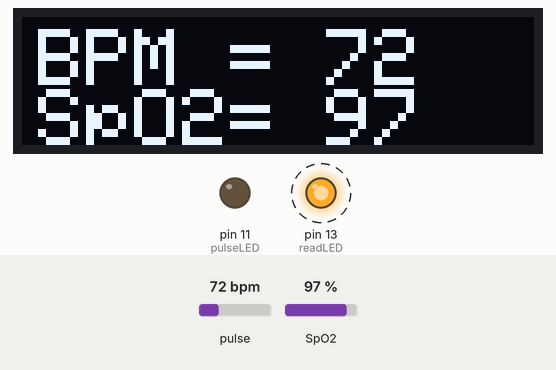
This sketch was run on a simulated Arduino Uno, built with avr-gcc and run on an emulated ATmega328P. On the bench: 128×32 one-colour display, output pins drawn as LEDs (lit = HIGH). Dashed ring = blinking. The inputs (shaded band) are chosen by the test bench; at power-on: pulse 72 bpm, SpO2 97 %. The display library's start-up logo is not drawn.

Above: at 10.61 s.
10.8 s: pulse set to 42 bpm
At 12.05 s:
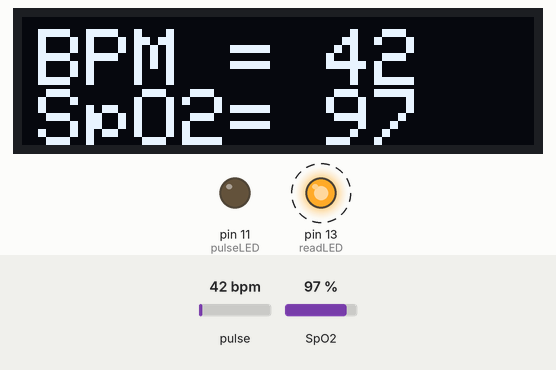
12.6 s: SpO2 set to 80 %
At 13.89 s:
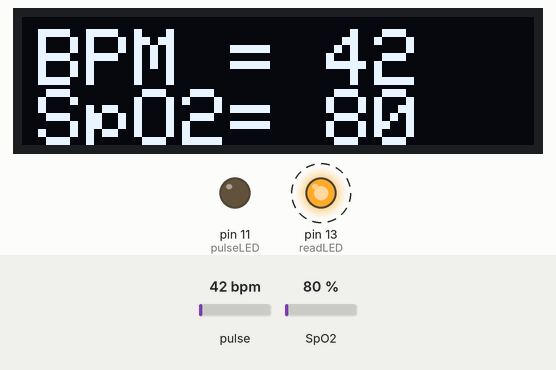
14.6 s: pulse set to 70 bpm
At 15.81 s:
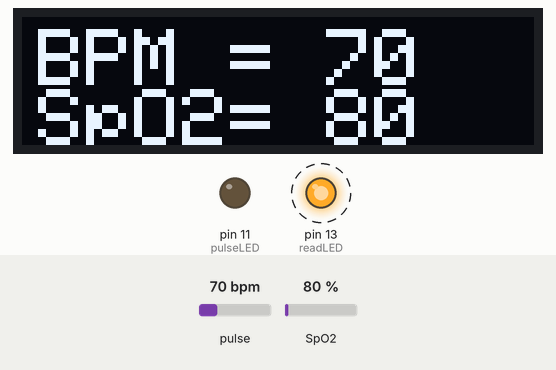
16.6 s: SpO2 set to 85 %
At 17.65 s:
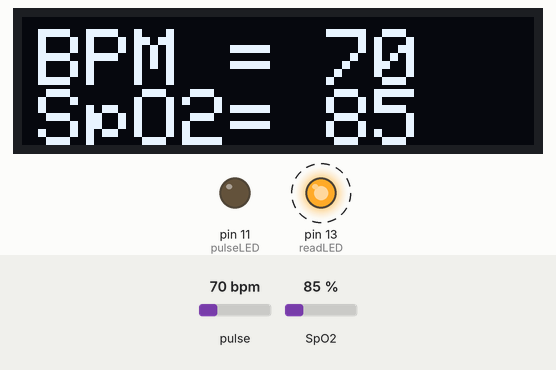
Timing chart, 0 to 19.6 s (numbered marks = the images above; inputs shaded):
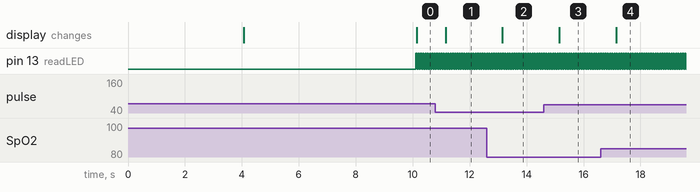

Measured:
- after the input at 10.8 s, the display: changes after 0.35 s (image 1)
- after the input at 12.6 s, the display: changes after 0.55 s (image 2)
- after the input at 14.6 s, the display: changes after 0.55 s (image 3)
- after the input at 16.6 s, the display: changes after 0.55 s (image 4)

The sketch:

SPO2_con_OLE.ino
```cpp
// (licence header left out)
#include <Wire.h>
#include "MAX30105.h"
#include "spo2_algorithm.h"
#include <Adafruit_SSD1306.h>
//#include <Adafruit_SSD1306.h>
//#include <splash.h>

#define SCREEN_WIDTH 128 // OLED display width, in pixels
#define SCREEN_HEIGHT 32 // OLED display height, in pixels
#define OLED_RESET     -1

MAX30105 particleSensor;
Adafruit_SSD1306 display(SCREEN_WIDTH, SCREEN_HEIGHT, &Wire, OLED_RESET);

#define MAX_BRIGHTNESS 255

#if defined(__AVR_ATmega328P__) || defined(__AVR_ATmega168__)
//Arduino Uno doesn't have enough SRAM to store 100 samples of IR led data and red led data in 32-bit format
//To solve this problem, 16-bit MSB of the sampled data will be truncated. Samples become 16-bit data.
uint16_t irBuffer[100]; //infrared LED sensor data
uint16_t redBuffer[100];  //red LED sensor data
#else
uint32_t irBuffer[100]; //infrared LED sensor data
uint32_t redBuffer[100];  //red LED sensor data
#endif

int32_t bufferLength; //data length
int32_t spo2; //SPO2 value
int8_t validSPO2; //indicator to show if the SPO2 calculation is valid
int32_t heartRate; //heart rate value
int8_t validHeartRate; //indicator to show if the heart rate calculation is valid

byte pulseLED = 11; //Must be on PWM pin
byte readLED = 13; //Blinks with each data read

//Pantalla
int TextSize=1; //tamaño del texto a imprimir
bool TextInverted=false; //false=Texto normal, true=Texto invertido
String Texto; //Texto a imprimir
int TextX; //Ubicacion en X del texto
int TextY; //Ubicacion en Y del texto
bool ClearScreen=false; //Limpiar pantalla


void setup()
{
    Serial.begin(115200); // initialize serial communication at 115200 bits per second:
    //Serial.print("Inicio");

  //Iniciand la pantalla
  if(!display.begin(SSD1306_SWITCHCAPVCC, 0x3C)) { // Address 0x3C for 128x32
  Serial.print("SSD1306 allocation failed");
    for(;;); // Don't proceed, loop forever
  }
  //Serial.print("Pantalla");
  // Show initial display buffer contents on the screen --
  // the library initializes this with an Adafruit splash screen.
  display.display(); //Requerido por Adafruit Copywrite
  delay(2000); // Pause for 2 seconds

  // Clear the buffer
  display.clearDisplay();
  // Show the display buffer on the screen. You MUST call display() after
  // drawing commands to make them visible on screen!
  display.display();
  delay(2000);

  //Impresion de prueba
  display.clearDisplay();
  PrintText(1,4,3,"Iniciando...");
  //display.drawRect(1, 1, 126,31, WHITE);
  display.display();
  delay(2000);

  pinMode(pulseLED, OUTPUT);
  pinMode(readLED, OUTPUT);

  // Initialize sensor
  if (!particleSensor.begin(Wire, I2C_SPEED_FAST)) //Use default I2C port, 400kHz speed
  {
    Serial.println(F("MAX30105 was not found. Please check wiring/power."));
    while (1);
  }

  //Serial.println(F("Attach sensor to finger with rubber band. Press any key to start conversion"));
  //while (Serial.available() == 0) ; //wait until user presses a key
  //Serial.read();

  byte ledBrightness = 60; //Options: 0=Off to 255=50mA
  byte sampleAverage = 4; //Options: 1, 2, 4, 8, 16, 32
  byte ledMode = 2; //Options: 1 = Red only, 2 = Red + IR, 3 = Red + IR + Green
  byte sampleRate = 100; //Options: 50, 100, 200, 400, 800, 1000, 1600, 3200
  int pulseWidth = 411; //Options: 69, 118, 215, 411
  int adcRange = 4096; //Options: 2048, 4096, 8192, 16384

  particleSensor.setup(ledBrightness, sampleAverage, ledMode, sampleRate, pulseWidth, adcRange); //Configure sensor with these settings
}

void loop()
{
  bufferLength = 100; //buffer length of 100 stores 4 seconds of samples running at 25sps

  //read the first 100 samples, and determine the signal range
  //Serial.print("Reading first 100 samples...");
  for (byte i = 0 ; i < bufferLength ; i++)
  {
    while (particleSensor.available() == false) //do we have new data?
      particleSensor.check(); //Check the sensor for new data

    redBuffer[i] = particleSensor.getRed();
    irBuffer[i] = particleSensor.getIR();
    particleSensor.nextSample(); //We're finished with this sample so move to next sample
/*
    Serial.print(F("red="));
    Serial.print(redBuffer[i], DEC);
    Serial.print(F(", ir="));
    Serial.println(irBuffer[i], DEC);
    */

  }

  //calculate heart rate and SpO2 after first 100 samples (first 4 seconds of samples)
  maxim_heart_rate_and_oxygen_saturation(irBuffer, bufferLength, redBuffer, &spo2, &validSPO2, &heartRate, &validHeartRate);

  //Continuously taking samples from MAX30102.  Heart rate and SpO2 are calculated every 1 second
  while (1)
  {
    //dumping the first 25 sets of samples in the memory and shift the last 75 sets of samples to the top
    for (byte i = 25; i < 100; i++)
    {
      redBuffer[i - 25] = redBuffer[i];
      irBuffer[i - 25] = irBuffer[i];
    }

    //take 25 sets of samples before calculating the heart rate.
    for (byte i = 75; i < 100; i++)
    {
      while (particleSensor.available() == false) //do we have new data?
        particleSensor.check(); //Check the sensor for new data

      digitalWrite(readLED, !digitalRead(readLED)); //Blink onboard LED with every data read

      redBuffer[i] = particleSensor.getRed();
      irBuffer[i] = particleSensor.getIR();
      particleSensor.nextSample(); //We're finished with this sample so move to next sample

      //send samples and calculation result to terminal program through UART
      //Serial.print(F("red="));
      //Serial.print(redBuffer[i], DEC);
      //Serial.print(F(", ir="));
      //Serial.print(irBuffer[i], DEC);

      /*

      Serial.print(F(", HR="));
      Serial.print(heartRate, DEC);

      Serial.print(F(", HRvalid="));
      Serial.print(validHeartRate, DEC);

      Serial.print(F(", SPO2="));
      Serial.print(spo2, DEC);

      Serial.print(F(", SPO2Valid="));
      Serial.println(validSPO2, DEC);
      */

      display.clearDisplay();
      String Linea1="BPM = " + String (heartRate);
      String Linea2="SpO2= " + String (spo2);
      PrintText(2,4,3,Linea1);
      PrintText(2,4,18, Linea2);
      //display.drawRect(1, 1, 126,31, WHITE);
      display.display();

    }

    //After gathering 25 new samples recalculate HR and SP02
    maxim_heart_rate_and_oxygen_saturation(irBuffer, bufferLength, redBuffer, &spo2, &validSPO2, &heartRate, &validHeartRate);
  }
}


////FUNCIONES//////////////////////////

//Imprimir Text en pantalla
void PrintText(int Size,int X, int Y,String Texto)
{
  display.setTextSize(Size);
  display.setTextColor(WHITE);
  display.setCursor(X,Y);
  display.println(Texto);
  //if(d){
    //display.display();

}
```

License.ino
```cpp
// (licence header left out)

```
